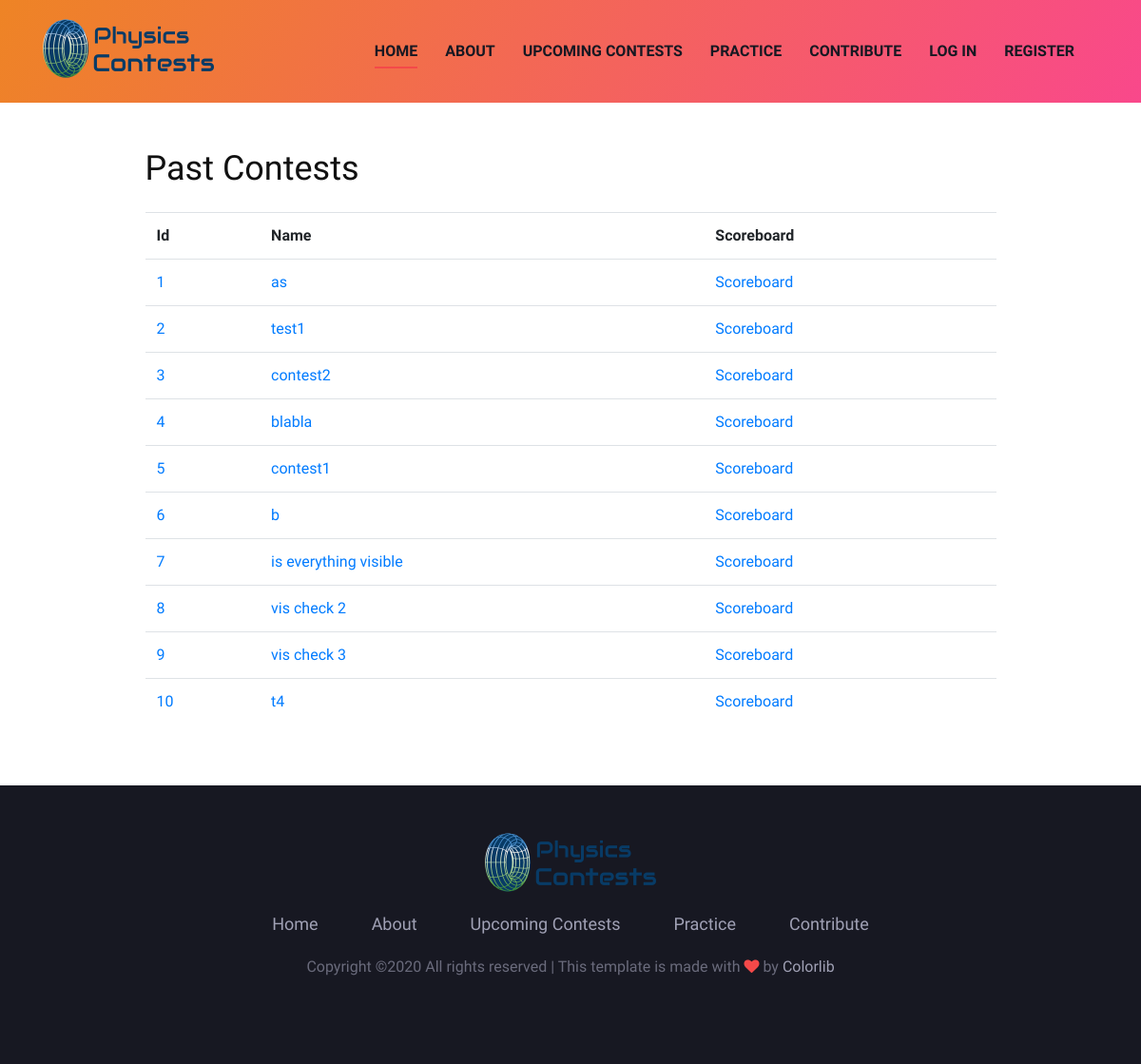
Page /past_contests on the committed database.
### physicscontests/models.py (models this page shows)
class Contest(db.Model):
	id = db.Column(db.Integer,primary_key=True)
	name = db.Column(db.String(40), unique=True, nullable=False, default=f"Physicscontest #{id}")
	description = db.Column(db.Text)
	start = db.Column(db.DateTime, nullable=False)
	end = db.Column(db.DateTime, nullable=False)
	tasks = db.relationship('Task', backref='contest')
	creator_id = db.Column(db.Integer, db.ForeignKey('user.id'))

### physicscontests/routes.py (the view)
@app.route("/past_contests")
def past_contests():
	contests = Contest.query.filter(Contest.end <= datetime.utcnow()).all()
	return render_template("past_contests.html", contests=contests)

### physicscontests/__init__.py (called while the page is built)
def get_important_announcements():#should only be triggered once if there is something important
	announcements = []
	return announcements

def get_running_contests():
	contests_running = Contest.query.filter(Contest.start <= datetime.utcnow()).filter(Contest.end > datetime.utcnow()).all()
	return contests_running

def get_finished_contests():
	contests_finished = Contest.query.filter(Contest.end <= datetime.utcnow()).filter(Contest.end > datetime.utcnow() - timedelta(hours=1)).all()
	return contests_finished

### physicscontests/templates/past_contests.html
{% extends 'base.html' %}
{% block body %}
<div class="container mt-5 mb-5">
	<div class="col-lg-10 center-form">
		<h2 class="mb-4">Past Contests</h2>
		<table class="table">
			<tr>
				<th scope="col">Id</th>
				<th scope="col">Name</th>
				<th scope="col">Scoreboard</th>
			</tr>
			{% for contest in contests %}
				<tr>
					<td><a href="/contests/{{ contest.id }}">{{ contest.id }}</a></td>
					<td><a href="/contests/{{ contest.id }}">{{ contest.name }}</a></td>
					<td><a href="{{ url_for('contest_scoreboard', contestID=contest.id) }}">Scoreboard</a></td>
				</tr>
			{% endfor %}
		</table>
	</div>
</div>
{% endblock %}

### physicscontests/static/css/style.css (style rules this page uses)
.center-form { margin-left: auto; margin-right: auto; }
html, body { height:100%; margin:0; }
body { display:flex; flex-direction:column; }
html, body { height: 100%; font-family: "Work Sans", sans-serif; -webkit-font-smoothing: antialiased; font-smoothing: antialiased; }
h1, h2, h3, h4, h5, h6 { margin: 0; color: #111111; font-weight: 400; font-family: "Work Sans", sans-serif; }
h2 { font-size: 36px; }

### rows in the picture
Contest: id "1", name "as"
Contest: id "2", name "test1"
Contest: id "3", name "contest2"
Contest: id "4", name "blabla"
Contest: id "5", name "contest1"
Contest: id "6", name "b"
Contest: id "7", name "is everything visible"
Contest: id "8", name "vis check 2"
Contest: id "9", name "vis check 3"
Contest: id "10", name "t4"
